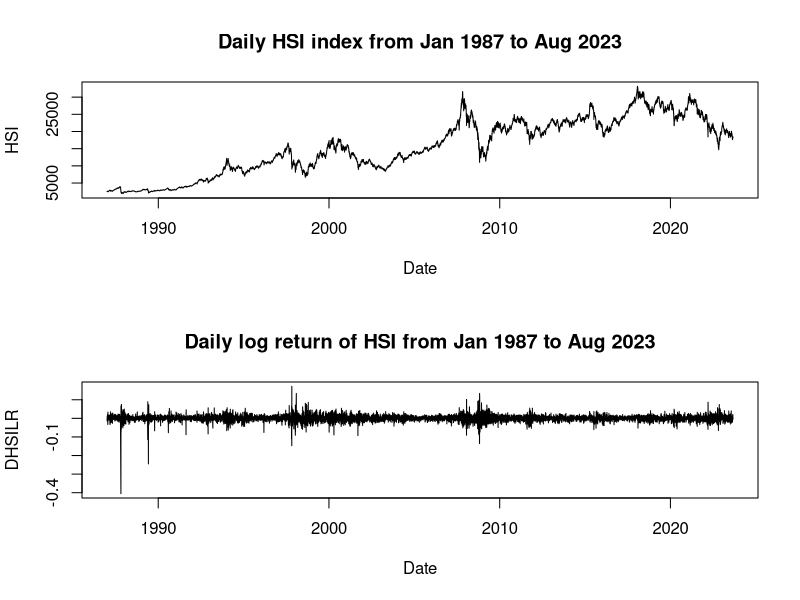
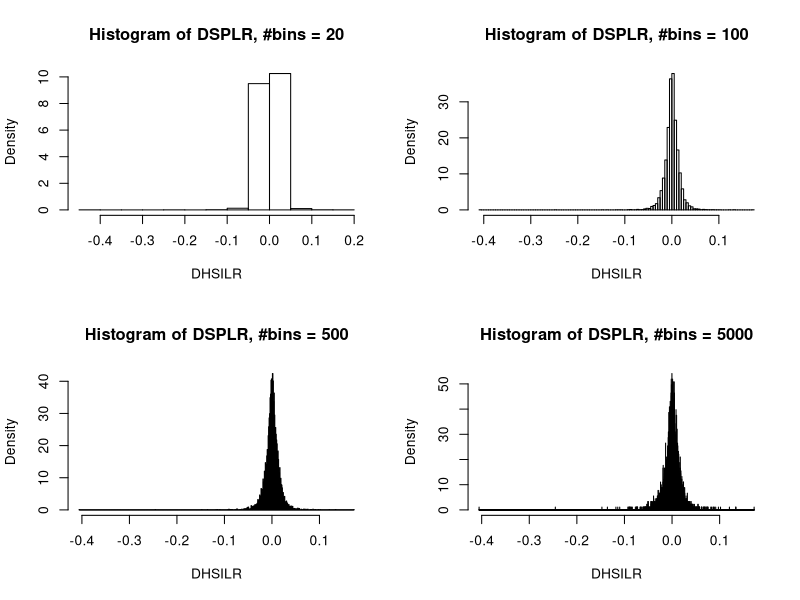
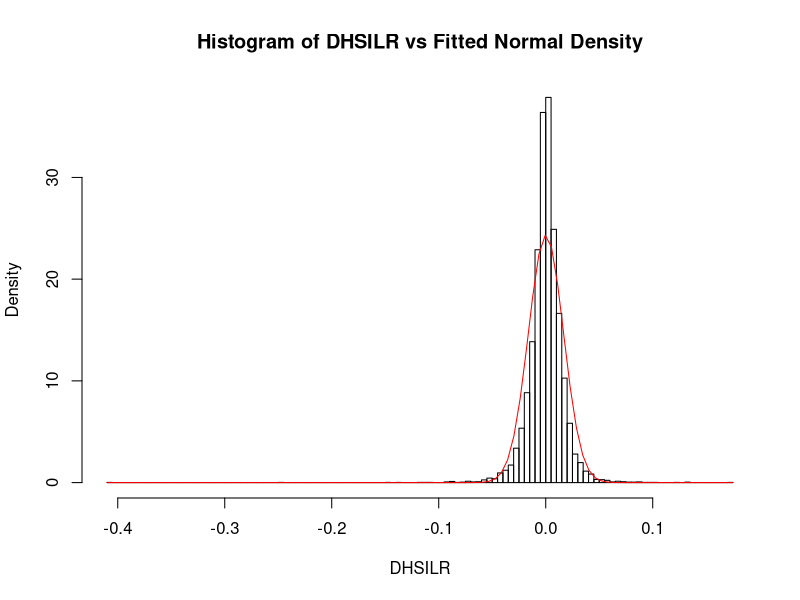

Generate these figures, in order, with R:
# set working directory
dir <- "D:/workspace/FINA5250/Assignment1"
setwd(dir)
# load data
DHSI <- read.table("DHSI.csv", header = TRUE, sep = ",")
# extract date
HSI_date <- strptime(DHSI$Date, format = "%Y/%m/%d")
# extract daily close price
HSI <- DHSI$Close
# compute log returns
DHSILR <- diff(log(HSI))

# create output file
title <- "Assg1"
author <- "LIU_Weiyang"

pdf(paste(title, "_output_", author, ".pdf", sep = ""))

# draw time series plots of the index “HSI” and the log returns “DHSILR”
par(mfrow = c(2, 1))
plot(HSI_date, HSI, type = "l", xlab = "Date",
     main = "Daily HSI index from Jan 1987 to Aug 2023")
# drop 1st element
plot(HSI_date[-1], DHSILR, type = "l", xlab = "Date",
     main = "Daily log return of HSI from Jan 1987 to Aug 2023")

# draw histograms of DHSILR with bin sizes = 20, 50, 500 and 5000
par(mfrow = c(2, 2))
hist(DHSILR, breaks = 20, freq = FALSE, col = NULL,
     main = "Histogram of DSPLR, #bins = 20")
hist(DHSILR, breaks = 100, freq = FALSE, col = NULL,
     main = "Histogram of DSPLR, #bins = 100")
hist(DHSILR, breaks = 500, freq = FALSE, col = NULL,
     main = "Histogram of DSPLR, #bins = 500")
hist(DHSILR, breaks = 5000, freq = FALSE, col = NULL,
     main = "Histogram of DSPLR, #bins = 5000")

# draw histogram of DHSILR with bin size = 100
par(mfrow = c(1, 1))
hist(DHSILR, breaks = 100, freq = FALSE, col = NULL,
     main = "Histogram of DHSILR vs Fitted Normal Density")
# superimpose the fitted normal density curve
curve(dnorm(x, mean = mean(DHSILR), sd = sd(DHSILR)), col = "red", add = TRUE)

# close output file
dev.off()

# save as txt
src_filename <- utils::getSrcFilename(function() {})
out_filename <- paste(title, "_code_", author, ".txt", sep = "")
file.copy(src_filename, out_filename)
